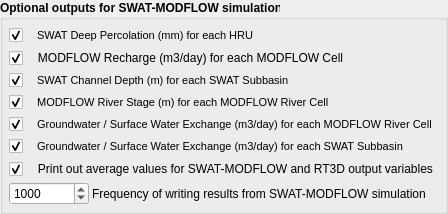
            <widget class="QGroupBox" name="groupBox_3">
             <property name="font">
              <font>
               <weight>75</weight>
               <bold>true</bold>
              </font>
             </property>
             <property name="title">
              <string>Optional outputs for SWAT-MODFLOW simulation</string>
             </property>
             <layout class="QVBoxLayout" name="verticalLayout_17">
              <property name="spacing">
               <number>3</number>
              </property>
              <property name="margin">
               <number>6</number>
              </property>
              <item>
               <widget class="QCheckBox" name="checkBox_swat_dp_hru">
                <property name="font">
                 <font>
                  <pointsize>8</pointsize>
                  <weight>50</weight>
                  <bold>false</bold>
                 </font>
                </property>
                <property name="text">
                 <string>   SWAT Deep Percolation (mm) for each HRU</string>
                </property>
                <property name="checked">
                 <bool>true</bool>
                </property>
               </widget>
              </item>
              <item>
               <widget class="QCheckBox" name="checkBox_mf_recharge">
                <property name="font">
                 <font>
                  <weight>50</weight>
                  <bold>false</bold>
                 </font>
                </property>
                <property name="text">
                 <string>   MODFLOW Recharge (m3/day) for each MODFLOW Cell</string>
                </property>
                <property name="checked">
                 <bool>true</bool>
                </property>
               </widget>
              </item>
              <item>
               <widget class="QCheckBox" name="checkBox_channel_depth">
                <property name="font">
                 <font>
                  <pointsize>8</pointsize>
                  <weight>50</weight>
                  <bold>false</bold>
                 </font>
                </property>
                <property name="text">
                 <string>   SWAT Channel Depth (m) for each SWAT Subbasin</string>
                </property>
                <property name="checked">
                 <bool>true</bool>
                </property>
               </widget>
              </item>
              <item>
               <widget class="QCheckBox" name="checkBox_river_stage">
                <property name="font">
                 <font>
                  <pointsize>8</pointsize>
                  <weight>50</weight>
                  <bold>false</bold>
                 </font>
                </property>
                <property name="text">
                 <string>   MODFLOW River Stage (m) for each MODFLOW River Cell</string>
                </property>
                <property name="checked">
                 <bool>true</bool>
                </property>
               </widget>
              </item>
              <item>
               <widget class="QCheckBox" name="checkBox_gw_sw_grid">
                <property name="font">
                 <font>
                  <pointsize>8</pointsize>
                  <weight>50</weight>
                  <bold>false</bold>
                 </font>
                </property>
                <property name="text">
                 <string>   Groundwater / Surface Water Exchange (m3/day) for each MODFLOW River Cell</string>
                </property>
                <property name="checked">
                 <bool>true</bool>
                </property>
               </widget>
              </item>
              <item>
               <widget class="QCheckBox" name="checkBox_gw_sw_sub">
                <property name="font">
                 <font>
                  <pointsize>8</pointsize>
                  <weight>50</weight>
                  <bold>false</bold>
                 </font>
                </property>
                <property name="text">
                 <string>   Groundwater / Surface Water Exchange (m3/day) for each SWAT Subbasin</string>
                </property>
                <property name="checked">
                 <bool>true</bool>
                </property>
               </widget>
              </item>
              <item>
               <widget class="QCheckBox" name="checkBox_printing_m_a">
                <property name="font">
                 <font>
                  <weight>50</weight>
                  <bold>false</bold>
                 </font>
                </property>
                <property name="text">
                 <string>   Print out average values for SWAT-MODFLOW and RT3D output variables</string>
                </property>
                <property name="checked">
                 <bool>true</bool>
                </property>
               </widget>
              </item>
              <item>
               <layout class="QHBoxLayout" name="horizontalLayout_5">
                <property name="topMargin">
                 <number>0</number>
                </property>
                <item>
                 <widget class="QSpinBox" name="spinBox_freq_sm_output">
                  <property name="maximumSize">
                   <size>
                    <width>80</width>
                    <height>16777215</height>
                   </size>
                  </property>
                  <property name="font">
                   <font>
                    <weight>50</weight>
                    <bold>false</bold>
                   </font>
                  </property>
                  <property name="minimum">
                   <number>1</number>
                  </property>
                  <property name="maximum">
                   <number>99999999</number>
                  </property>
                  <property name="value">
                   <number>1000</number>
                  </property>
                 </widget>
                </item>
                <item>
                 <widget class="QLabel" name="label_7">
                  <property name="font">
                   <font>
                    <weight>50</weight>
                    <bold>false</bold>
                   </font>
                  </property>
                  <property name="text">
                   <string>Frequency of writing results from SWAT-MODFLOW simulation</string>
                  </property>
                 </widget>
                </item>
               </layout>
              </item>
             </layout>
            </widget>
